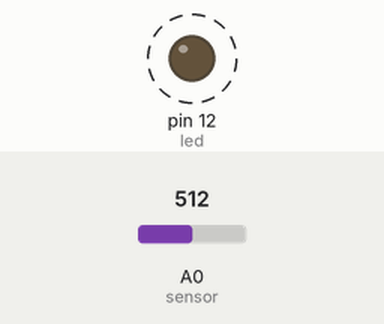
This sketch was run on a simulated Arduino Uno, built with avr-gcc and run on an emulated ATmega328P. On the bench: output pins drawn as LEDs (lit = HIGH). Dashed ring = blinking. The inputs (shaded band) are chosen by the test bench; at power-on: A0 (sensor) = 512.

Above: at 1.8 s.
1.9 s: A0 (sensor) set to 0
At 3.2 s:
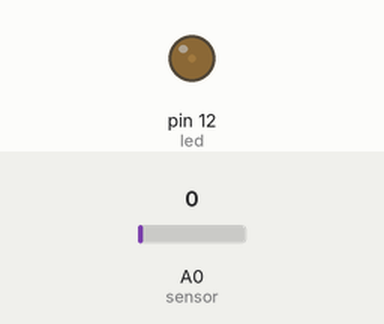
3.6 s: A0 (sensor) set to 122
At 3.9 s:
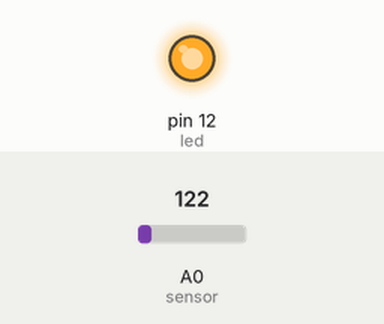
Timing chart, 0 to 13.1 s (numbered marks = the images above; inputs shaded):
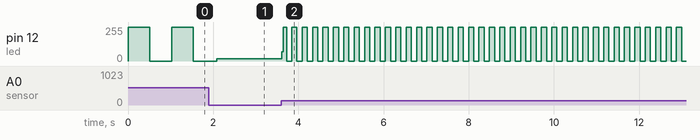

Measured:
- after the input at 3.6 s, pin 12 (led): 16/255 → 69/255 at once, then moves between 0/255 and 255/255, repeating every 0.24 s
- by itself, pin 12 (led): alternates 255/255 for 0.51 s and 0/255 for 0.51 s

The sketch:

AnalogInput.ino
```cpp
int sensor = A0;
int led = 12;
int sensorValue = 0;

void setup()
{
  pinMode(led, OUTPUT);
}

void loop()
{
  sensorValue = analogRead(sensor);
  digitalWrite(led, HIGH);

  delay(sensorValue);
  digitalWrite(led, LOW);
  delay(sensorValue);
}
```
